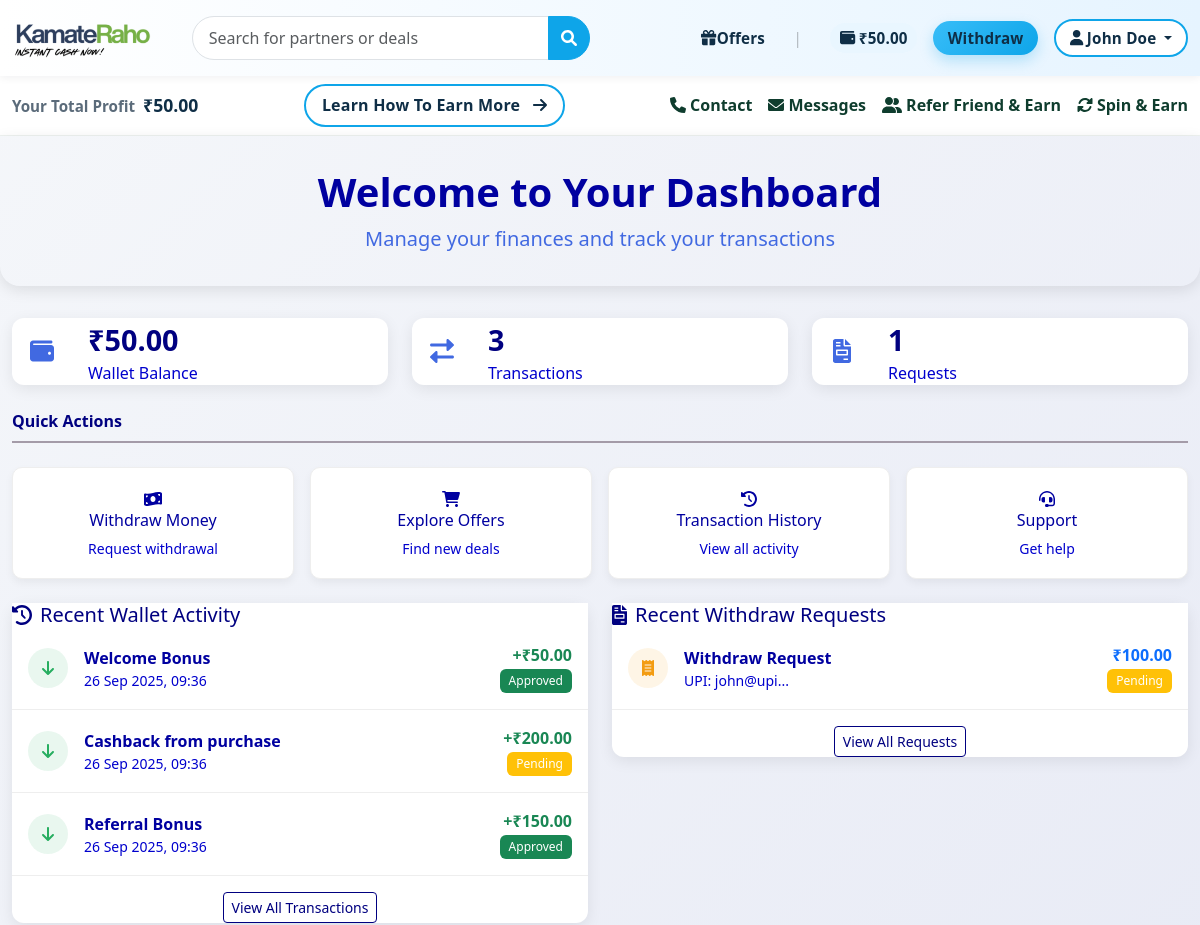
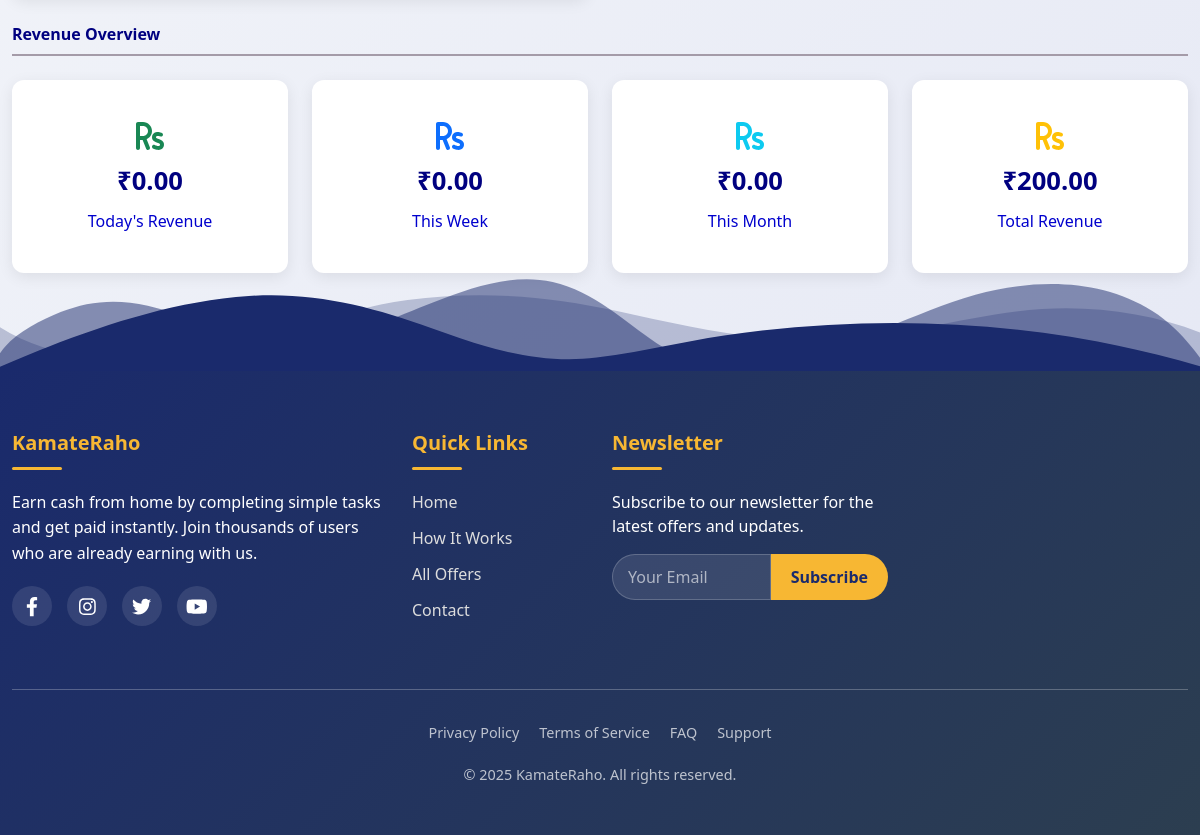
/dashboard.php (signed in), run on the app's committed database (2 pictures, top to bottom).
### tables this page shows
CREATE TABLE IF NOT EXISTS users (
    id INT(11) AUTO_INCREMENT PRIMARY KEY,
    name VARCHAR(255) NOT NULL,
    email VARCHAR(255) UNIQUE NOT NULL,
    phone VARCHAR(20),
    city VARCHAR(100),
    state VARCHAR(100),
    password VARCHAR(255) NOT NULL,
    wallet_balance DECIMAL(10, 2) DEFAULT 0.00,
    referral_code VARCHAR(50),
    created_at TIMESTAMP DEFAULT CURRENT_TIMESTAMP
);

CREATE TABLE IF NOT EXISTS wallet_history (
    id INT(11) AUTO_INCREMENT PRIMARY KEY,
    user_id INT(11) NOT NULL,
    amount DECIMAL(10, 2) NOT NULL,
    type ENUM('credit', 'debit') NOT NULL,
    status ENUM('pending', 'approved', 'rejected') DEFAULT 'pending',
    description VARCHAR(255),
    created_at TIMESTAMP DEFAULT CURRENT_TIMESTAMP,
    FOREIGN KEY (user_id) REFERENCES users(id) ON DELETE CASCADE
);

CREATE TABLE IF NOT EXISTS withdraw_requests (
    id INT(11) AUTO_INCREMENT PRIMARY KEY,
    user_id INT(11) NOT NULL,
    amount DECIMAL(10, 2) NOT NULL,
    upi_id VARCHAR(255) NOT NULL,
    screenshot VARCHAR(255),
    status ENUM('pending', 'approved', 'rejected') DEFAULT 'pending',
    offer_title VARCHAR(255),
    offer_description TEXT,
    created_at TIMESTAMP DEFAULT CURRENT_TIMESTAMP,
    FOREIGN KEY (user_id) REFERENCES users(id) ON DELETE CASCADE
);

### dashboard.php (the view, shortened to what the rows shown need)
<?php
include 'config/db.php';
$user_id = $_SESSION['user_id'];
try {
    $stmt = $pdo->prepare("SELECT * FROM wallet_history WHERE user_id = ? ORDER BY created_at DESC LIMIT 5");
    $stmt->execute([$user_id]);
    $wallet_history = $stmt->fetchAll(PDO::FETCH_ASSOC);
} catch(PDOException $e) {
    $error = "Error fetching wallet history: " . $e->getMessage();
    $wallet_history = [];
}
try {
    $stmt = $pdo->prepare("SELECT * FROM withdraw_requests WHERE user_id = ? ORDER BY created_at DESC LIMIT 5");
    $stmt->execute([$user_id]);
    $withdraw_requests = $stmt->fetchAll(PDO::FETCH_ASSOC);
} catch(PDOException $e) {
    $error = "Error fetching withdraw requests: " . $e->getMessage();
    $withdraw_requests = [];
}
?>
<!DOCTYPE html>
<html lang="en">
<head>
    <link href="https://cdn.jsdelivr.net/npm/bootstrap@5.3.0/dist/css/bootstrap.min.css" rel="stylesheet">
    <link href="https://cdnjs.cloudflare.com/ajax/libs/font-awesome/6.0.0/css/all.min.css" rel="stylesheet">
    <link href="css/style.css" rel="stylesheet">
</head>
<body>
     <?php include 'includes/navbar.php'; ?>
    <div class="welcome-banner">
        <div class="container">
            <div class="row">
                <div class="col-12 text-center">
                    <h1 class="display-6 fw-bold mb-2">Welcome to Your Dashboard</h1>
                </div>
            </div>
        </div>
    </div>
    <div class="container">
        <div class="row">
            <div class="col-md-4">
                <div class="stats-card">
                    <div class="card-body">
                        <div class="d-flex align-items-center">
                            <div>
                                <div class="stats-number">₹<?php echo number_format($user['wallet_balance'], 2); ?></div>
                                <div class="stats-label">Wallet Balance</div>
                            </div>
                        </div>
                    </div>
                </div>
            </div>
        </div>
        <div class="row">
            <div class="col-md-6">
                <div class="activity-card">
                    <div class="card-body">
                        <?php if (empty($wallet_history)): ?>
                            <div class="text-center py-4">
                                <i class="fas fa-wallet fa-2x text-muted mb-2"></i>
                                <p class="text-muted mb-0">No wallet activity yet</p>
                            </div>
                        <?php else: ?>
                            <?php foreach ($wallet_history as $history): ?>
                                <div class="activity-item d-flex align-items-center">
                                    <div class="activity-icon <?php echo $history['type'] === 'credit' ? 'bg-credit' : 'bg-debit'; ?>">
                                        <i class="fas fa-<?php echo $history['type'] === 'credit' ? 'arrow-down' : 'arrow-up'; ?>"></i>
                                    </div>
                                    <div class="flex-grow-1">
                                        <div class="fw-bold"><?php echo htmlspecialchars($history['description']); ?></div>
                                        <div class="small text-muted"><?php echo date('d M Y, H:i', strtotime($history['created_at'])); ?></div>
                                    </div>
                                    <div class="text-end">
                                        <div class="fw-bold <?php echo $history['type'] === 'credit' ? 'text-success' : 'text-danger'; ?>">
                                            <?php echo $history['type'] === 'credit' ? '+' : '-'; ?>₹<?php echo number_format($history['amount'], 2); ?>
                                        </div>
                                        <span class="badge badge-custom bg-<?php
                                            echo $history['status'] === 'approved' ? 'success' :
                                               ($history['status'] === 'rejected' ? 'danger' : 'warning'); ?>">
                                            <?php echo ucfirst($history['status']); ?>
                                        </span>
                                    </div>
                                </div>
                            <?php endforeach; ?>
                        <?php endif; ?>
                    </div>
                </div>
            </div>
            <div class="col-md-6">
                <div class="activity-card">
                    <div class="card-body">
                        <?php if (empty($withdraw_requests)): ?>
                            <div class="text-center py-4">
                                <i class="fas fa-file-invoice fa-2x text-muted mb-2"></i>
                                <p class="text-muted mb-0">No withdraw requests yet</p>
                            </div>
                        <?php else: ?>
                            <?php foreach ($withdraw_requests as $request): ?>
                                <div class="activity-item d-flex align-items-center">
                                    <div class="activity-icon <?php echo $request['status'] === 'approved' ? 'bg-approved' : ($request['status'] === 'rejected' ? 'bg-rejected' : 'bg-pending'); ?>">
                                        <i class="fas fa-receipt"></i>
                                    </div>
                                    <div class="flex-grow-1">
                                        <div class="fw-bold">Withdraw Request</div>
                                        <div class="small text-muted">UPI: <?php echo htmlspecialchars(substr($request['upi_id'], 0, 15)); ?>...</div>
                                    </div>
                                    <div class="text-end">
                                        <div class="fw-bold text-primary">₹<?php echo number_format($request['amount'], 2); ?></div>
                                        <span class="badge badge-custom bg-<?php
                                            echo $request['status'] === 'approved' ? 'success' :
                                               ($request['status'] === 'rejected' ? 'danger' : 'warning'); ?>">
                                            <?php echo ucfirst($request['status']); ?>
                                        </span>
                                    </div>
                                </div>
                            <?php endforeach; ?>
                        <?php endif; ?>
                    </div>
                </div>
            </div>
        </div>
    </div>
       <?php include 'includes/footer.php'; ?>
</body>
</html>

### includes/navbar.php (shortened to what the rows shown need)
<?php
include_once 'config/db.php';
$wallet_balance = 0.00;
if (isset($_SESSION['user_id']) && $pdo) {
    try {
        $stmt = $pdo->prepare("SELECT wallet_balance, name FROM users WHERE id = ?");
        $stmt->execute([$_SESSION['user_id']]);
        $user = $stmt->fetch(PDO::FETCH_ASSOC);
        if ($user) {
            $wallet_balance = $user['wallet_balance'];
            $user_name = $user['name'];
        }
    } catch (PDOException $e) {
        $wallet_balance = 0.00;
    }
}
?>
<nav class="navbar navbar-expand-lg navbar-light ek-navbar sticky-top">
    <div class="container">
        <div class="collapse navbar-collapse" id="ekNav">
            <div class="ms-auto d-flex align-items-center gap-3 ek-right">
                <a href="index.php" class="d-flex align-items-center"><i class="fas fa-gift"></i>Offers</a>
                <span class="ek-divider d-none d-lg-inline">|</span>
                <?php if (isset($_SESSION['user_id'])): ?>
                    <a href="dashboard.php" class="wallet-chip d-none d-md-inline d-flex align-items-center">
                        <i class="fas fa-wallet me-1"></i>₹<?php echo number_format($wallet_balance, 2); ?>
                    </a>
                    <a href="withdraw.php" class="btn btn-neo btn-sm">Withdraw</a>
                    <div class="dropdown">
                        <a class="btn btn-ghost-sky btn-sm dropdown-toggle" href="#" role="button" data-bs-toggle="dropdown" aria-expanded="false">
                            <i class="fas fa-user me-1"></i><?php echo htmlspecialchars($user_name ?? 'My Profile'); ?>
                        </a>
                    </div>
                <?php else: ?>
                    <a href="login.php" class="btn btn-ghost-sky btn-sm">Login</a>
                    <a href="register.php" class="btn btn-neo btn-sm">Register</a>
                <?php endif; ?>
            </div>
        </div>
    </div>
</nav>
<div class="ek-subbar py-2">
    <div class="container d-flex flex-wrap align-items-center justify-content-between gap-3">
        <div class="d-flex align-items-baseline gap-2">
            <span class="profit-label">Your Total Profit</span>
            <span class="profit-amount">₹<?php echo number_format($wallet_balance, 2); ?></span>
        </div>
    </div>
</div>

### data on the page
users: wallet_balance "50.00", name "John Doe"
wallet_history: description "Welcome Bonus", created_at "26 Sep 2025, 09:36", amount "50.00", status "Approved"
wallet_history: description "Cashback from purchase", created_at "26 Sep 2025, 09:36", amount "200.00", status "Pending"
wallet_history: description "Referral Bonus", created_at "26 Sep 2025, 09:36", amount "150.00", status "Approved"
withdraw_requests: upi "john@upi", amount "100.00", status "Pending"

### other printed values
count($wallet_history) "3"
count($withdraw_requests) "1"
$today_revenue "0.00"
$week_revenue "0.00"
$month_revenue "0.00"
$total_revenue "200.00"
